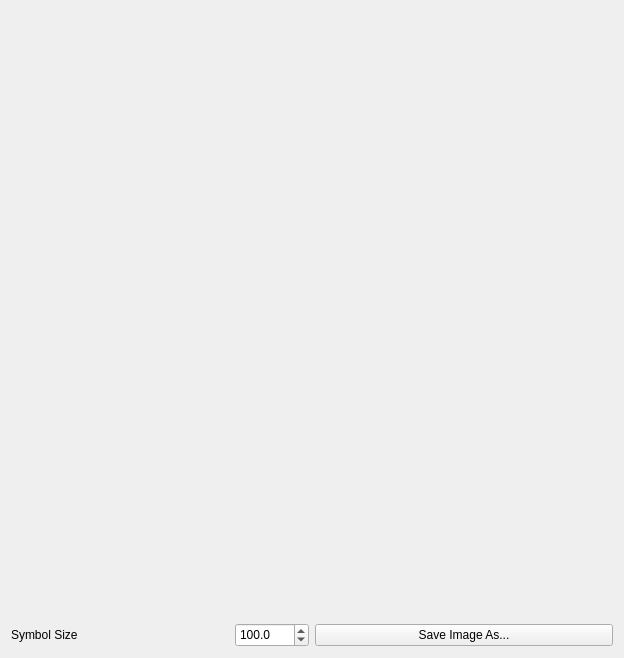
<?xml version="1.0" encoding="UTF-8"?>
<ui version="4.0">
 <class>SimpleScatterPlot3D</class>
 <widget class="QWidget" name="SimpleScatterPlot3D">
  <property name="geometry">
   <rect>
    <x>0</x>
    <y>0</y>
    <width>624</width>
    <height>658</height>
   </rect>
  </property>
  <property name="windowTitle">
   <string>Scatter Plot 3D</string>
  </property>
  <layout class="QGridLayout" name="gridLayout_2">
   <item row="0" column="0" colspan="2">
    <widget class="QVTKWidget" name="qvtkWidget" native="true">
     <property name="sizePolicy">
      <sizepolicy hsizetype="Expanding" vsizetype="Expanding">
       <horstretch>0</horstretch>
       <verstretch>0</verstretch>
      </sizepolicy>
     </property>
     <property name="minimumSize">
      <size>
       <width>600</width>
       <height>600</height>
      </size>
     </property>
    </widget>
   </item>
   <item row="1" column="0">
    <layout class="QGridLayout" name="gridLayout">
     <item row="0" column="0">
      <widget class="QLabel" name="label">
       <property name="text">
        <string>Symbol Size</string>
       </property>
      </widget>
     </item>
     <item row="0" column="1">
      <widget class="QDoubleSpinBox" name="actionSymbolSize">
       <property name="minimumSize">
        <size>
         <width>74</width>
         <height>24</height>
        </size>
       </property>
       <property name="maximumSize">
        <size>
         <width>74</width>
         <height>24</height>
        </size>
       </property>
       <property name="decimals">
        <number>1</number>
       </property>
       <property name="minimum">
        <double>0.000000000000000</double>
       </property>
       <property name="maximum">
        <double>999999999.000000000000000</double>
       </property>
       <property name="value">
        <double>100.000000000000000</double>
       </property>
      </widget>
     </item>
    </layout>
   </item>
   <item row="1" column="1">
    <widget class="QPushButton" name="saveImageButton">
     <property name="text">
      <string>Save Image As...</string>
     </property>
    </widget>
   </item>
  </layout>
 </widget>
 <customwidgets>
  <customwidget>
   <class>QVTKWidget</class>
   <extends>QWidget</extends>
   <header>QVTKWidget.h</header>
  </customwidget>
 </customwidgets>
 <resources/>
 <connections/>
</ui>
